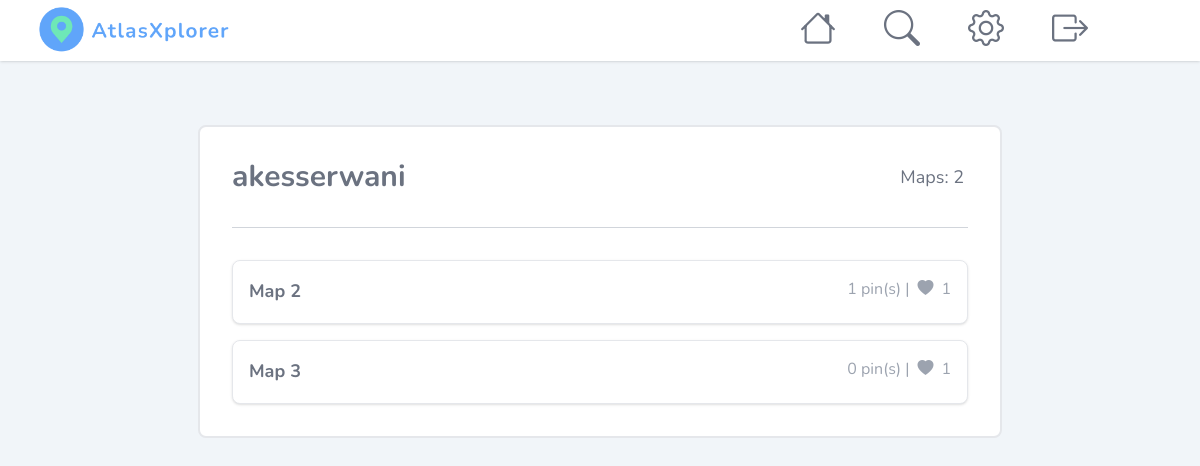
The app's page /user/akesserwani/ (signed in) with its own data.
### main/models.py (models this page shows, shortened)
class UserMap(models.Model):
    user = models.ForeignKey(User, on_delete=models.CASCADE, related_name="usermap", null=True)
    name = models.CharField(max_length=50)
    private = models.BooleanField(null=True, blank=True)
    likes = models.ManyToManyField(User, max_length=50, default="none", related_name="liked_maps", blank=True)

### main/views.py (the view)
# urls.py: path('user/<str:username>/', views.user_profile, name='user-profile'),
@login_required
def user_profile(request, username):
    general_user = User.objects.get(username=username)
    user = User.objects.get(username=username)
    user_maps = UserMap.objects.filter(user=user)
    public_maps_count = UserMap.objects.filter(user=user, private=False).count()
    context = {
        'user':user,
        'user_maps': user_maps,
        'general_user': general_user,
        'public_maps_count': public_maps_count
    }
    return render(request, 'user_profile.html', context)

### main/templates/user_profile.html (shortened to what this page needs)
{% extends 'base.html' %}
{% block content %}
{% include 'shared/nav.html' %}
{% load widget_tweaks %}
<div class = "w-full p-16">
    <div class = "w-full md:w-3/4 h-[60vh] flex flex-col align-middle ml-auto mr-auto bg-white border-2 rounded-lg overflow-auto">
        <div class = "flex flex-row justify-between p-8">
            <h1 class = "text-gray-500 text-xl md:text-3xl font-bold">{{ user }} </h1>
            <p1 class = "text-gray-500 text-sm md:text-lg mt-1 mr-1">Maps: {{ public_maps_count }} </p1>
        </div>
        <hr class = "border-1 w-[92%] border-gray-300 ml-auto mr-auto">
        <div class = "w-full h-full flex flex-col gap-4 overflow-auto p-8">
            {% for map in user_maps.all %}
                {% if not map.private %}
                <a href = "{% url 'main-map' user.username map.name %}" class = "w-full">
                    <div class = "w-full border flex flex-row flex-wrap justify-between h-16 p-4 rounded-lg shadow bg-white hover:bg-gray-100 hover:cursor-pointer active:scale-95">
                        <h class = "text-lg font-bold text-gray-500">{{ map.name }}</h>
                        <div class = "flex flex-row gap-2">
                            <p class = "text-base text-gray-400">{{ map.pin.all.count }} pin(s) | </p>
                            <span class="text-gray-400"><i class="bi-heart-fill"></i></span>
                            <p class = "text-base text-gray-400">{{ map.likes.count }}</p>
                        </div>
                    </div>
                </a>
                {% endif %}
            {% endfor %}
        </div>
    </div>
</div>
{% endblock content %}

### records on screen
UserMap: name "Map 2", pin.all.count "1", likes.count "1"
UserMap: name "Map 3", pin.all.count "0", likes.count "1"

### other values on screen
{{ user }} "akesserwani"
{{ public_maps_count }} "2"
